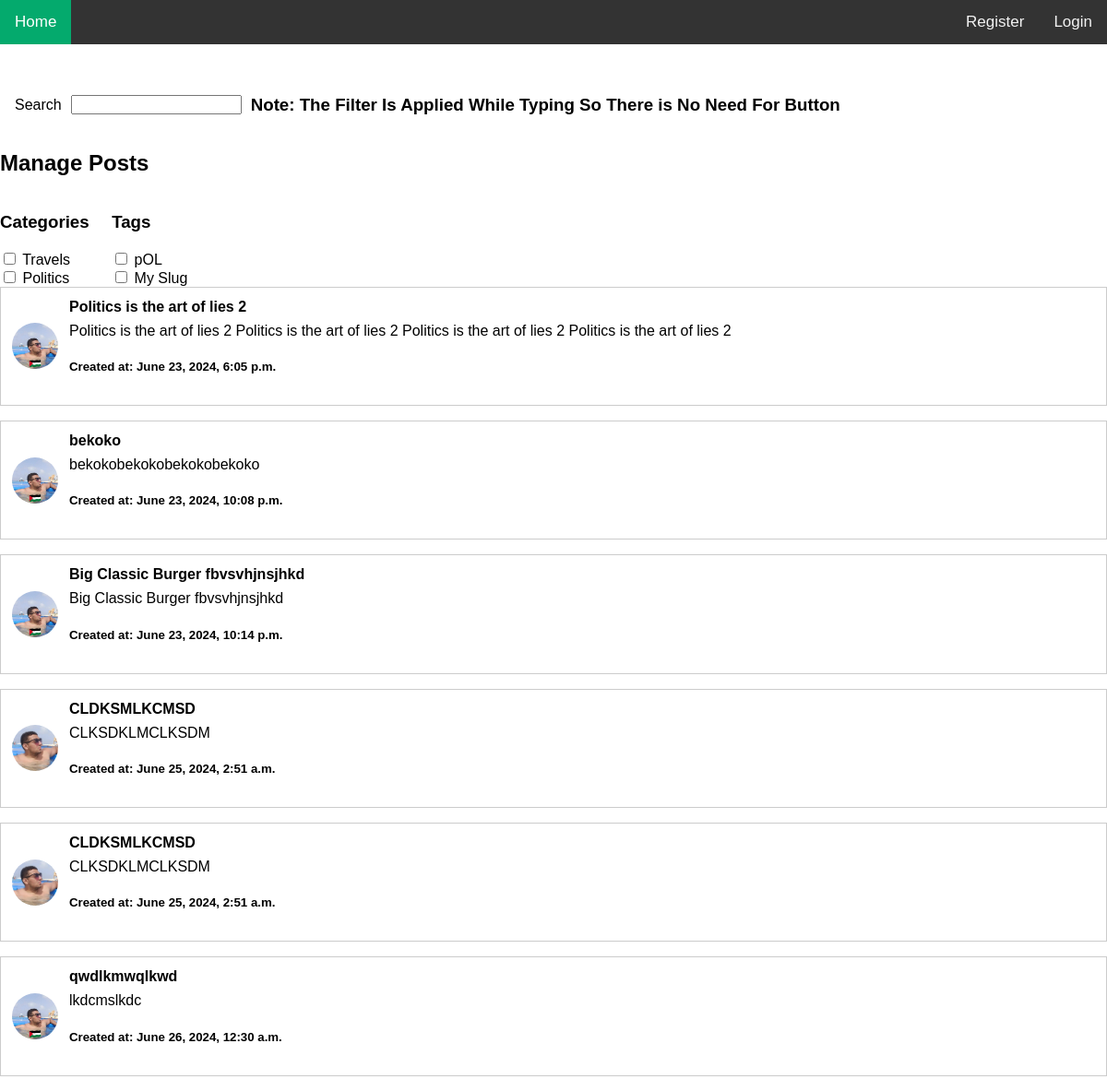
The page / on the database its author committed.
### blogApp/models.py (models this page shows, shortened)
class Category(models.Model):
    name = models.CharField(max_length=100)
    slug = models.SlugField(unique=True)

class Tag(models.Model):
    name = models.CharField(max_length=100)
    slug = models.SlugField(unique=True)

class Post(models.Model):
    title = models.CharField(max_length=200)
    content = models.TextField()
    author = models.ForeignKey(Profile, on_delete=models.CASCADE)
    categories = models.ManyToManyField(Category,related_name="categ")
    tags = models.ManyToManyField(Tag,related_name="tags")
    created_at = models.DateTimeField(auto_now_add=True)
    updated_at = models.DateTimeField(auto_now=True)

### userauths/models.py (models this page shows, shortened)
class Profile(models.Model):
    user = models.OneToOneField(User, on_delete=models.CASCADE, related_name='profile')
    bio = models.CharField(max_length=100)
    profile_picture = models.ImageField(upload_to='profile_pictures/', blank=True, null=True)

### blogApp/views.py (the view)
# urls.py: 2. Add a URL to urlpatterns:  path('', views.home, name='home')
def home(request):
    posts = Post.objects.prefetch_related(
        Prefetch('categories', queryset=Category.objects.all(), to_attr='post_categories'),
        Prefetch('tags', queryset=Tag.objects.all(), to_attr='post_tags')
    ).all()
    comments = Comment.objects.all()
    categories = Category.objects.all()
    tags = Tag.objects.all()
    context = {
        'posts': posts,
        'comments': comments,
        'categories': categories,
        'tags': tags,
    }
    print(posts.values('categories', 'tags'))
    return render(request, 'index.html', context)

### templates/index.html (shortened to what this page needs)
<!DOCTYPE html>
<html>
  {%  load static   %}
<head>
</head>
<body>
<div class="topnav">
  <a class="active" href="/">Home</a>
  <div class="login">
    {% if request.user.is_authenticated %}
    <a href="{% url 'userauths:logout_user' %}">Logout</a>
    {% else %}
    <a href="{% url 'userauths:register' %}">Register</a>
    <a href="{% url 'userauths:login' %}">Login</a>
    {% endif %}
  </div>
</div>
<div style="padding-left: 16px; margin-top: 3%; display: flex; align-items: center;">
  <label for="Search">Search</label>
  <input type="text" id="Search_input" name="fname" style=" margin-left: 10px; margin-right: 10px;">
  <h3 style="margin-left: 0px;">Note: The Filter Is Applied While Typing So There is No Need For Button</h3>
</div>
<div>
  <h2>Manage Posts</h2>
  <ul style="list-style-type: none; padding: 0; margin: 0;">
    <div style="display: inline-block; vertical-align: top; margin-right: 20px;">
      <h3>Categories</h3>
      {% for category in categories %}
      <input type="checkbox" id="category_{{ category.id }}" name="categories" data-categories="{{ category.id }}">
      <label for="category_{{ category.id }}">{{ category.name }}</label><br>
      {% endfor %}
    </div>
    <div style="display: inline-block; vertical-align: top;">
      <h3>Tags</h3>
      {% for tag in tags %}
      <input type="checkbox" id="tag_{{ tag.id }}" name="tags" data-tags="{{  tag.id }}">
      <label for="tag_{{ tag.id }}">{{ tag.name }}</label><br>
      {% endfor %}
    </div>
    {% for post in posts %}
    <div class="post-container"  data-post_tags='[{% for tag in post.post_tags %}"{{ tag.id }}"{% if not forloop.last %},{% endif %}{% endfor %}]'  data-post_categories='[{% for category in post.post_categories %}"{{ category.id }}"{% if not forloop.last %},{% endif %}{% endfor %}]' data-post_title="{{ post.title }}" data-post_contain="{{ post.content }}" id="{{ post.id }}">
      <img src="{{ post.author.profile_picture.url }}" class="profile-picture">
      <div class="post-content">
        <h4>{{ post.title }}</h4>
        <p>{{ post.content }}</p>
          <li style="display: inline-block;">
      <h5>Created at: {{ post.created_at }} </h5>
      </div>
    </div>
    {% endfor %}
  </ul>
</div>
</body>
</html>

### templates/index.html (style rules this page uses)
body { margin: 0; font-family: Arial, Helvetica, sans-serif; }
.topnav { overflow: hidden; background-color: #333; }
.topnav a { float: left; color: #f2f2f2; text-align: center; padding: 14px 16px; text-decoration: none; font-size: 17px; }
.topnav a.active { background-color: #04AA6D; color: white; }
.topnav .login { float: right; }
.topnav .login a { padding: 14px 16px; text-decoration: none; font-size: 17px; color: #f2f2f2; }
.post-container { display: flex; align-items: center; padding: 12px; border: 1px solid #ccc; margin-bottom: 16px; }
.profile-picture { width: 50px; height: 50px; border-radius: 50%; margin-right: 12px; }
.post-content { flex: 1; }
.post-content h4 { margin-top: 0; margin-bottom: 8px; }
.post-content p { margin-top: 0; margin-bottom: 0; }

### rows shown on the page
Category: name "Travels"
Category: name "Politics"
Tag: name "pOL"
Tag: name "My Slug"
Post: author.profile_picture (picture), title "Politics is the art of lies 2", content "Politics is the art of lies 2 Politics is the art of lies 2 Politics is the art of lies 2 Politics is the art of lies 2", created_at "June 23, 2024, 6:05 p.m."
Post: author.profile_picture (picture), title "bekoko", content "bekokobekokobekokobekoko", created_at "June 23, 2024, 10:08 p.m."
Post: author.profile_picture (picture), title "Big Classic Burger fbvsvhjnsjhkd", content "Big Classic Burger fbvsvhjnsjhkd", created_at "June 23, 2024, 10:14 p.m."
Post: author.profile_picture (picture), title "CLDKSMLKCMSD", content "CLKSDKLMCLKSDM", created_at "June 25, 2024, 2:51 a.m."
Post: author.profile_picture (picture), title "CLDKSMLKCMSD", content "CLKSDKLMCLKSDM", created_at "June 25, 2024, 2:51 a.m."
Post: author.profile_picture (picture), title "qwdlkmwqlkwd", content "lkdcmslkdc", created_at "June 26, 2024, 12:30 a.m."
